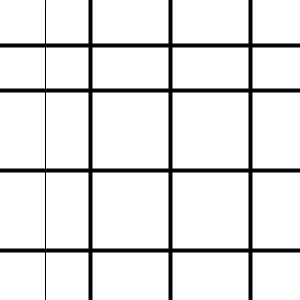
Frame 1 (no input)
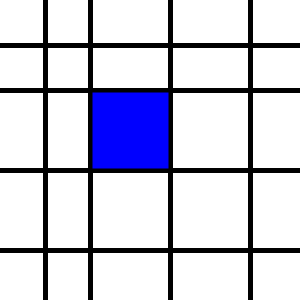
Frame 60 (the mouse pressed at the canvas centre just before this capture)
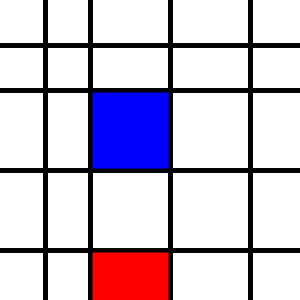
Frame 120 (the mouse held since frame 60 and released just before this capture)

The Processing sketch that drew these frames (run headless with seeded random() and noise(); from frame 60 on, the mouse is pressed at the canvas centre):

// Processing sketch: Thing_Project_v2
// ── Thing_Project_v2.pde
color boxColor=color(255,0,0);
color boxtwoColor=color(255,255,0);
color boxthreeColor=color(0,0,255);
float boxX=90;
float boxY=90;
float boxH=80;
float boxW=80;
int timer = 0;


void setup(){
  
  size(300,300);
  background(255);
}

void draw(){

 line(45,0,45,300);
 stroke(0);
 strokeWeight(4);
 
 line(0,45,300,45);
 stroke(0);
 strokeWeight(4);
 
 line(90,0,90,300);
 stroke(0);
 strokeWeight(4);
 
 line(0,90,300,90);
 stroke(0);
 strokeWeight(4);
 
 line(170,0,170,300);
 stroke(0);
 strokeWeight(4);
 
 line(0,170,300,170);
 stroke(0);
 strokeWeight(4);
 
 line(250,0,250,300);
 stroke(0);
 strokeWeight(4);
 
 line(0,250,300,250);
 stroke(0);
 strokeWeight(4);



if (timer > 75) {
     fill(0,0,255); 
     rect(boxX,boxY,boxH,boxW);
  } else {
     fill(boxColor);
       
     timer++;
  }
  
  if (timer > 150) {
     fill(255,0,0); 
     rect(boxX,boxY+160,boxH,boxW);
  } else {
     fill(boxColor);
       
     timer++;
  }
  
   if (timer > 225) {
     fill(255,255,0); 
     rect(boxX+80,boxY+80,boxH,boxW);
  } else {
     fill(boxColor);
       
     timer++;
  }
  
 }



  
